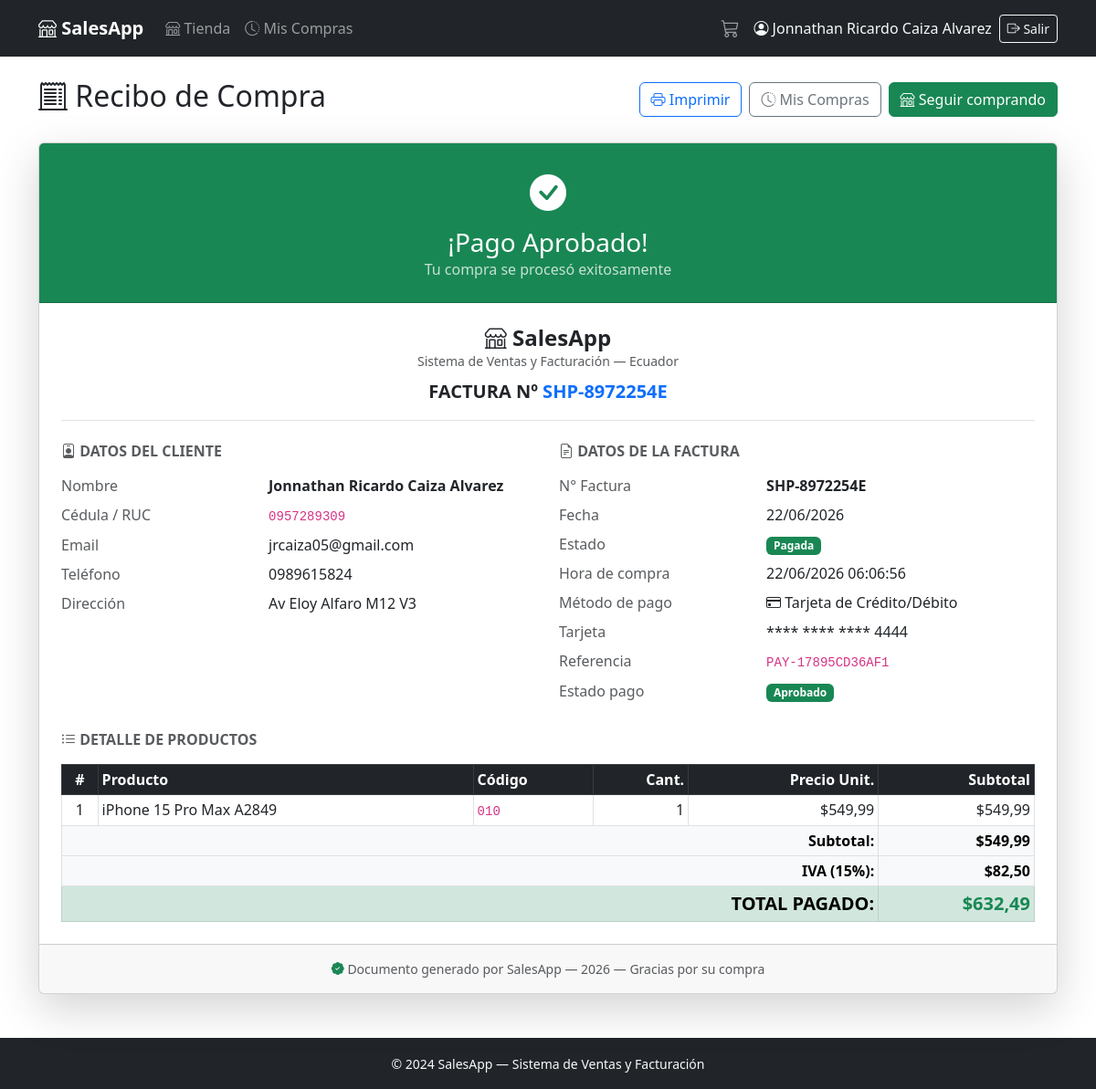
The page /shop/orders/1/receipt/ (signed in) on the database its author committed.
### billing/models.py (models this page shows, shortened)
class Invoice(models.Model):
    STATUS_CHOICES = [
        ('pending', 'Pendiente'),
        ('paid', 'Pagada'),
        ('cancelled', 'Anulada'),
    ]
    number = models.CharField(max_length=20, unique=True, verbose_name='Número')
    customer = models.ForeignKey(
        Customer, on_delete=models.PROTECT, verbose_name='Cliente', related_name='invoices'
    )
    created_by = models.ForeignKey(
        User, on_delete=models.PROTECT, verbose_name='Creado por', null=True, blank=True
    )
    date = models.DateField(auto_now_add=True, verbose_name='Fecha')
    status = models.CharField(max_length=10, choices=STATUS_CHOICES, default='pending', verbose_name='Estado')
    subtotal = models.DecimalField(max_digits=12, decimal_places=2, default=Decimal('0.00'), verbose_name='Subtotal')
    iva = models.DecimalField(max_digits=12, decimal_places=2, default=Decimal('0.00'), verbose_name='IVA (15%)')
    total = models.DecimalField(max_digits=12, decimal_places=2, default=Decimal('0.00'), verbose_name='Total')
    class Meta:
        verbose_name = 'Factura'
        verbose_name_plural = 'Facturas'
        ordering = ['-date', '-id']

class Customer(models.Model):
    cedula = models.CharField(
        max_length=13,
        unique=True,
        verbose_name='Cédula/RUC',
        validators=[validate_cedula_ec],
    )
    first_name = models.CharField(max_length=100, verbose_name='Nombres')
    last_name = models.CharField(max_length=100, verbose_name='Apellidos')
    email = models.EmailField(blank=True, verbose_name='Email')
    phone = models.CharField(max_length=20, blank=True, verbose_name='Teléfono')
    address = models.TextField(blank=True, verbose_name='Dirección')
    class Meta:
        verbose_name = 'Cliente'
        verbose_name_plural = 'Clientes'
        ordering = ['last_name', 'first_name']
    def get_full_name(self):
        return f'{self.first_name} {self.last_name}'

class Purchase(models.Model):
    user         = models.ForeignKey(User, on_delete=models.PROTECT, related_name='purchases',   verbose_name='Usuario')
    invoice      = models.OneToOneField(Invoice, on_delete=models.PROTECT, related_name='purchase',  verbose_name='Factura')
    payment      = models.OneToOneField(Payment, on_delete=models.PROTECT, related_name='purchase',  verbose_name='Pago', null=True, blank=True)
    purchased_at = models.DateTimeField(auto_now_add=True, verbose_name='Fecha de compra')
    class Meta:
        verbose_name        = 'Compra'
        verbose_name_plural = 'Compras'
        ordering            = ['-purchased_at']

class Payment(models.Model):
    METHOD_CHOICES = [
        ('card',     'Tarjeta de Crédito/Débito'),
        ('paypal',   'PayPal'),
        ('transfer', 'Transferencia Bancaria'),
    ]
    STATUS_CHOICES = [
        ('approved', 'Aprobado'),
        ('pending',  'Pendiente'),
        ('rejected', 'Rechazado'),
    ]
    method      = models.CharField(max_length=20, choices=METHOD_CHOICES, verbose_name='Método')
    reference   = models.CharField(max_length=100, unique=True, verbose_name='Referencia')
    amount      = models.DecimalField(max_digits=12, decimal_places=2, verbose_name='Monto')
    status      = models.CharField(max_length=20, choices=STATUS_CHOICES, default='approved', verbose_name='Estado')
    paid_at     = models.DateTimeField(auto_now_add=True, verbose_name='Fecha de pago')
    payer_name  = models.CharField(max_length=200, blank=True, verbose_name='Nombre del pagador')
    payer_email = models.EmailField(blank=True, verbose_name='Email del pagador')
    card_last4  = models.CharField(max_length=4, blank=True, verbose_name='Últimos 4 dígitos')
    class Meta:
        verbose_name        = 'Pago'
        verbose_name_plural = 'Pagos'
        ordering            = ['-paid_at']

class InvoiceDetail(models.Model):
    invoice = models.ForeignKey(
        Invoice, on_delete=models.CASCADE, related_name='details', verbose_name='Factura'
    )
    product = models.ForeignKey(Product, on_delete=models.PROTECT, verbose_name='Producto')
    quantity = models.PositiveIntegerField(default=1, verbose_name='Cantidad')
    unit_price = models.DecimalField(max_digits=10, decimal_places=2, verbose_name='Precio unitario')
    subtotal = models.DecimalField(max_digits=12, decimal_places=2, verbose_name='Subtotal', editable=False, default=Decimal('0.00'))
    class Meta:
        verbose_name = 'Detalle de Factura'
        verbose_name_plural = 'Detalles de Factura'

class Product(models.Model):
    name = models.CharField(max_length=200, verbose_name='Nombre')
    code = models.CharField(max_length=50, unique=True, verbose_name='Código')
    description = models.TextField(blank=True, verbose_name='Descripción')
    price = models.DecimalField(max_digits=10, decimal_places=2, verbose_name='Precio')
    stock = models.PositiveIntegerField(default=0, verbose_name='Stock')
    image = models.ImageField(
        upload_to='products/',
        blank=True,
        null=True,
        verbose_name='Imagen',
    )
    brand = models.ForeignKey(Brand, on_delete=models.PROTECT, verbose_name='Marca')
    group = models.ForeignKey(ProductGroup, on_delete=models.PROTECT, verbose_name='Grupo')
    suppliers = models.ManyToManyField(Supplier, blank=True, verbose_name='Proveedores')
    class Meta:
        verbose_name = 'Producto'
        verbose_name_plural = 'Productos'
        ordering = ['name']

### billing/views.py (the view)
# urls.py: path('shop/orders/<int:pk>/receipt/', views.order_receipt, name='order_receipt'),
@login_required
def order_receipt(request, pk):
    invoice = get_object_or_404(
        Invoice.objects
        .select_related('customer', 'created_by')
        .prefetch_related('details__product'),
        pk=pk,
    )
    if not request.user.is_staff:
        purchase = get_object_or_404(Purchase, invoice=invoice, user=request.user)
    else:
        purchase = getattr(invoice, 'purchase', None)
    return render(request, 'billing/shop/order_receipt.html', {
        'invoice':  invoice,
        'purchase': purchase,
    })

### billing/context_processors.py (called while the page is built)
def cart_count(request):
    cart = request.session.get('cart', {})
    return {'cart_count': sum(v['qty'] for v in cart.values())}

### billing/templates/billing/shop/order_receipt.html (shortened to what this page needs)
{% extends "billing/base.html" %}
{% block content %}
<div class="d-flex justify-content-between align-items-center mb-4 d-print-none">
  <h2><i class="bi bi-receipt-cutoff"></i> Recibo de Compra</h2>
  <div class="d-flex gap-2">
    <button onclick="window.print()" class="btn btn-outline-primary">
      <i class="bi bi-printer"></i> Imprimir
    </button>
    <a href="{% url 'billing:my_orders' %}" class="btn btn-outline-secondary">
      <i class="bi bi-clock-history"></i> Mis Compras
    </a>
    <a href="{% url 'billing:shop_catalog' %}" class="btn btn-success">
      <i class="bi bi-shop"></i> Seguir comprando
    </a>
  </div>
</div>
<div class="card shadow-lg" id="receipt-doc">
  <div class="card-header bg-success text-white text-center py-4">
    <i class="bi bi-check-circle-fill" style="font-size:2.5rem;"></i>
    <h3 class="mt-2 mb-0">¡Pago Aprobado!</h3>
    <p class="mb-0 opacity-75">Tu compra se procesó exitosamente</p>
  </div>
  <div class="card-body p-4">
    <div class="text-center mb-4 pb-3 border-bottom">
      <h4 class="fw-bold mb-0"><i class="bi bi-shop"></i> SalesApp</h4>
      <p class="text-muted small mb-0">Sistema de Ventas y Facturación &mdash; Ecuador</p>
      <p class="fw-bold fs-5 mt-2 mb-0">FACTURA Nº <span class="text-primary">{{ invoice.number }}</span></p>
    </div>
    <div class="row g-4 mb-4">
      <div class="col-md-6">
        <h6 class="text-uppercase text-muted fw-bold mb-3"><i class="bi bi-person-badge"></i> Datos del Cliente</h6>
        <dl class="row mb-0">
          <dt class="col-5 text-muted fw-normal">Nombre</dt>
          <dd class="col-7 fw-semibold">{{ invoice.customer.get_full_name }}</dd>
          <dt class="col-5 text-muted fw-normal">Cédula / RUC</dt>
          <dd class="col-7"><code>{{ invoice.customer.cedula }}</code></dd>
          {% if invoice.customer.email %}
          <dt class="col-5 text-muted fw-normal">Email</dt>
          <dd class="col-7">{{ invoice.customer.email }}</dd>
          {% endif %}
          {% if invoice.customer.phone %}
          <dt class="col-5 text-muted fw-normal">Teléfono</dt>
          <dd class="col-7">{{ invoice.customer.phone }}</dd>
          {% endif %}
          {% if invoice.customer.address %}
          <dt class="col-5 text-muted fw-normal">Dirección</dt>
          <dd class="col-7">{{ invoice.customer.address }}</dd>
          {% endif %}
        </dl>
      </div>
      <div class="col-md-6">
        <h6 class="text-uppercase text-muted fw-bold mb-3"><i class="bi bi-file-earmark-text"></i> Datos de la Factura</h6>
        <dl class="row mb-0">
          <dt class="col-5 text-muted fw-normal">N° Factura</dt>
          <dd class="col-7 fw-bold">{{ invoice.number }}</dd>
          <dt class="col-5 text-muted fw-normal">Fecha</dt>
          <dd class="col-7">{{ invoice.date|date:"d/m/Y" }}</dd>
          <dt class="col-5 text-muted fw-normal">Estado</dt>
          <dd class="col-7"><span class="badge bg-success">Pagada</span></dd>
          {% if purchase %}
          <dt class="col-5 text-muted fw-normal">Hora de compra</dt>
          <dd class="col-7">{{ purchase.purchased_at|date:"d/m/Y H:i:s" }}</dd>
          {% if purchase.payment %}
          <dt class="col-5 text-muted fw-normal">Método de pago</dt>
          <dd class="col-7">
            {% if purchase.payment.method == 'card' %}<i class="bi bi-credit-card"></i>
            {% elif purchase.payment.method == 'paypal' %}<i class="bi bi-paypal"></i>
            {% else %}<i class="bi bi-bank"></i>{% endif %}
            {{ purchase.payment.get_method_display }}
          </dd>
          {% if purchase.payment.card_last4 %}
          <dt class="col-5 text-muted fw-normal">Tarjeta</dt>
          <dd class="col-7">**** **** **** {{ purchase.payment.card_last4 }}</dd>
          {% endif %}
          <dt class="col-5 text-muted fw-normal">Referencia</dt>
          <dd class="col-7"><code class="small">{{ purchase.payment.reference }}</code></dd>
          <dt class="col-5 text-muted fw-normal">Estado pago</dt>
          <dd class="col-7"><span class="badge bg-success">{{ purchase.payment.get_status_display }}</span></dd>
          {% endif %}
          {% endif %}
        </dl>
      </div>
    </div>
    <h6 class="text-uppercase text-muted fw-bold mb-3"><i class="bi bi-list-ul"></i> Detalle de Productos</h6>
    <table class="table table-bordered table-sm mb-0">
      <thead class="table-dark">
        <tr>
          <th class="text-center">#</th>
          <th>Producto</th>
          <th>Código</th>
          <th class="text-end">Cant.</th>
          <th class="text-end">Precio Unit.</th>
          <th class="text-end">Subtotal</th>
        </tr>
      </thead>
      <tbody>
        {% for detail in invoice.details.all %}
        <tr>
          <td class="text-center">{{ forloop.counter }}</td>
          <td>{{ detail.product.name }}</td>
          <td><code>{{ detail.product.code }}</code></td>
          <td class="text-end">{{ detail.quantity }}</td>
          <td class="text-end">${{ detail.unit_price }}</td>
          <td class="text-end">${{ detail.subtotal }}</td>
        </tr>
        {% endfor %}
      </tbody>
      <tfoot class="fw-bold">
        <tr class="table-light">
          <td colspan="5" class="text-end">Subtotal:</td>
          <td class="text-end">${{ invoice.subtotal }}</td>
        </tr>
        <tr class="table-light">
          <td colspan="5" class="text-end">IVA (15%):</td>
          <td class="text-end">${{ invoice.iva }}</td>
        </tr>
        <tr class="table-success">
          <td colspan="5" class="text-end fs-5">TOTAL PAGADO:</td>
          <td class="text-end fs-5 text-success">${{ invoice.total }}</td>
        </tr>
      </tfoot>
    </table>
  </div>
  <div class="card-footer text-center text-muted small py-3">
    <i class="bi bi-patch-check-fill text-success"></i>
    Documento generado por SalesApp &mdash; {{ invoice.date|date:"Y" }} &mdash; Gracias por su compra
  </div>
</div>
{% endblock %}

### billing/templates/billing/base.html (shortened to what this page needs)
<!DOCTYPE html>
<html lang="es">
<head>
  <link href="https://cdn.jsdelivr.net/npm/bootstrap@5.3.0/dist/css/bootstrap.min.css" rel="stylesheet">
  <link href="https://cdn.jsdelivr.net/npm/bootstrap-icons@1.11.0/font/bootstrap-icons.css" rel="stylesheet">
</head>
<body>
<nav class="navbar navbar-expand-lg navbar-dark bg-dark">
  <div class="container">
    <a class="navbar-brand fw-bold" href="{% if user.is_staff %}{% url 'billing:home' %}{% else %}{% url 'billing:shop_catalog' %}{% endif %}">
      <i class="bi bi-shop"></i> SalesApp
    </a>
    <div class="collapse navbar-collapse" id="navMenu">
      {% if user.is_authenticated %}
      {% if user.is_staff %}
      <ul class="navbar-nav me-auto">
        <li class="nav-item">
          <a class="nav-link" href="{% url 'billing:brand_list' %}"><i class="bi bi-tag"></i> Marcas</a>
        </li>
        <li class="nav-item">
          <a class="nav-link" href="{% url 'billing:productgroup_list' %}"><i class="bi bi-collection"></i> Grupos</a>
        </li>
        <li class="nav-item">
          <a class="nav-link" href="{% url 'billing:supplier_list' %}"><i class="bi bi-truck"></i> Proveedores</a>
        </li>
        <li class="nav-item">
          <a class="nav-link" href="{% url 'billing:product_list' %}"><i class="bi bi-box-seam"></i> Productos</a>
        </li>
        <li class="nav-item">
          <a class="nav-link" href="{% url 'billing:customer_list' %}"><i class="bi bi-people"></i> Clientes</a>
        </li>
        <li class="nav-item">
          <a class="nav-link" href="{% url 'billing:invoice_list' %}"><i class="bi bi-receipt"></i> Facturas</a>
        </li>
        <li class="nav-item">
          <a class="nav-link" href="{% url 'purchasing:purchase_list' %}"><i class="bi bi-cart3"></i> Compras</a>
        </li>
        <li class="nav-item">
          <a class="nav-link" href="{% url 'billing:shop_catalog' %}"><i class="bi bi-shop"></i> Tienda</a>
        </li>
      </ul>
      {% else %}
      <ul class="navbar-nav me-auto">
        <li class="nav-item">
          <a class="nav-link" href="{% url 'billing:shop_catalog' %}"><i class="bi bi-shop"></i> Tienda</a>
        </li>
        <li class="nav-item">
          <a class="nav-link" href="{% url 'billing:my_orders' %}"><i class="bi bi-clock-history"></i> Mis Compras</a>
        </li>
      </ul>
      {% endif %}
      <ul class="navbar-nav ms-auto align-items-center">
        {% if not user.is_staff %}
        <li class="nav-item me-2">
          <a class="nav-link position-relative" href="{% url 'billing:cart_view' %}">
            <i class="bi bi-cart3 fs-5"></i>
          </a>
        </li>
        {% endif %}
        <li class="nav-item me-2">
          <span class="navbar-text text-light">
            <i class="bi bi-person-circle"></i> {{ user.get_full_name|default:user.username }}
          </span>
        </li>
        <li class="nav-item">
          <form method="post" action="{% url 'logout' %}" class="d-inline">
            <button type="submit" class="btn btn-outline-light btn-sm">
              <i class="bi bi-box-arrow-right"></i> Salir
            </button>
          </form>
        </li>
      </ul>
      {% endif %}
    </div>
  </div>
</nav>
<div class="container mt-4">
  {% block content %}{% endblock %}
</div>
<footer class="bg-dark text-light text-center py-3 mt-5">
  <small>&copy; 2024 SalesApp &mdash; Sistema de Ventas y Facturación</small>
</footer>
</body>
</html>

### rows shown on the page
Invoice: number "SHP-8972254E", customer.get_full_name "Jonnathan Ricardo Caiza Alvarez", customer.cedula "0957289309", customer.email "jrcaiza05@gmail.com", customer.phone "0989615824", customer.address "Av Eloy Alfaro M12 V3", date "22/06/2026", subtotal "549,99", iva "82,50", total "632,49", date "2026"
Purchase: purchased_at "22/06/2026 06:06:56", payment.method "Tarjeta de Crédito/Débito", payment.card_last4 "4444", payment.reference "PAY-17895CD36AF1", payment.status "Aprobado"
InvoiceDetail: product.name "iPhone 15 Pro Max A2849", product.code "010", quantity "1", unit_price "549,99", subtotal "549,99"

### other values the page prints
{{ user.get_full_name|default:user.username }} "Jonnathan Ricardo Caiza Alvarez"
